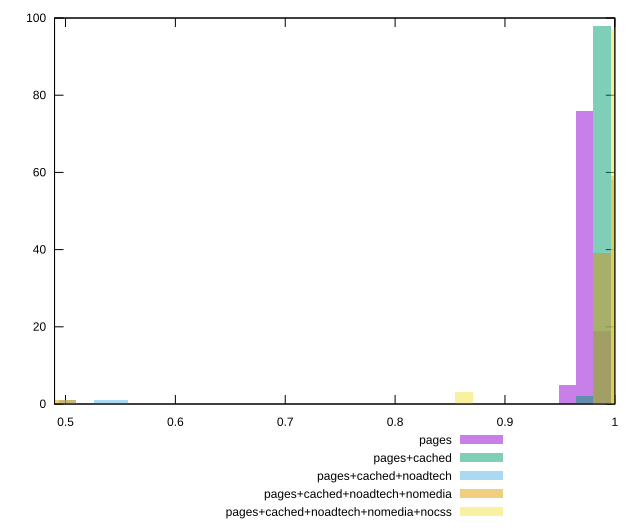

The gnuplot source for this figure:
reset

$pages <<EOF
0.9725672500937816 76
0.9882538186436813 19
0.956880681543882 5
EOF

$pagesCached <<EOF
0.9725672500937816 2
0.9882538186436813 98
EOF

$pagesCachedNoadtech <<EOF
0.9882538186436813 39
1.003940387193581 58
0.5019701935967905 1
0.5490298992464896 1
0.5333433306965899 1
EOF

$pagesCachedNoadtechNomedia <<EOF
0.9882538186436813 39
1.003940387193581 59
0.4862836250468908 1
0.5019701935967905 1
EOF

$pagesCachedNoadtechNomediaNocss <<EOF
1.003940387193581 97
0.8627612702444837 3
EOF

set key outside below
set boxwidth 0.015686568549899704
set xrange [0.49:1]
set yrange [0:100]
set trange [0:100]
set style fill transparent solid 0.5 noborder
set terminal svg size 640, 530 enhanced background rgb 'white'
set output "report_00018_2021-02-10T15-25-16.877Z/first-cpu-idle/comparison/histogram/all_score.svg"

plot $pages title "pages" with boxes, \
     $pagesCached title "pages+cached" with boxes, \
     $pagesCachedNoadtech title "pages+cached+noadtech" with boxes, \
     $pagesCachedNoadtechNomedia title "pages+cached+noadtech+nomedia" with boxes, \
     $pagesCachedNoadtechNomediaNocss title "pages+cached+noadtech+nomedia+nocss" with boxes

reset
